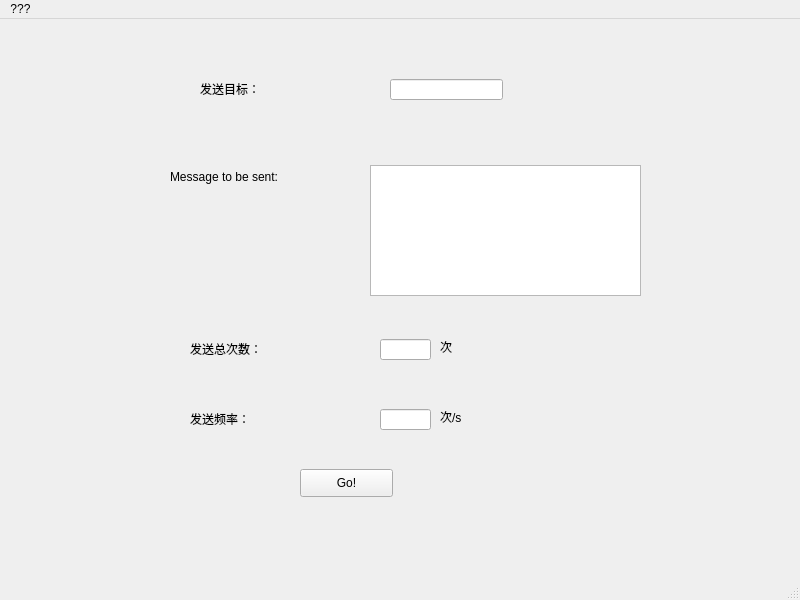
<?xml version="1.0" encoding="UTF-8"?>
<ui version="4.0">
 <class>MainWindow</class>
 <widget class="QMainWindow" name="MainWindow">
  <property name="geometry">
   <rect>
    <x>0</x>
    <y>0</y>
    <width>800</width>
    <height>600</height>
   </rect>
  </property>
  <property name="windowTitle">
   <string>MainWindow</string>
  </property>
  <widget class="QWidget" name="centralwidget">
   <widget class="QLabel" name="label">
    <property name="geometry">
     <rect>
      <x>200</x>
      <y>60</y>
      <width>191</width>
      <height>20</height>
     </rect>
    </property>
    <property name="text">
     <string>发送目标：</string>
    </property>
   </widget>
   <widget class="QPushButton" name="pushButton">
    <property name="geometry">
     <rect>
      <x>300</x>
      <y>450</y>
      <width>93</width>
      <height>28</height>
     </rect>
    </property>
    <property name="text">
     <string>Go!</string>
    </property>
   </widget>
   <widget class="QLineEdit" name="lineEdit">
    <property name="geometry">
     <rect>
      <x>390</x>
      <y>60</y>
      <width>113</width>
      <height>21</height>
     </rect>
    </property>
   </widget>
   <widget class="QLabel" name="label_2">
    <property name="geometry">
     <rect>
      <x>170</x>
      <y>150</y>
      <width>181</width>
      <height>16</height>
     </rect>
    </property>
    <property name="text">
     <string>Message to be sent:</string>
    </property>
   </widget>
   <widget class="QLabel" name="label_3">
    <property name="geometry">
     <rect>
      <x>190</x>
      <y>320</y>
      <width>131</width>
      <height>20</height>
     </rect>
    </property>
    <property name="text">
     <string>发送总次数：</string>
    </property>
   </widget>
   <widget class="QLineEdit" name="lineEdit_3">
    <property name="geometry">
     <rect>
      <x>380</x>
      <y>320</y>
      <width>51</width>
      <height>21</height>
     </rect>
    </property>
   </widget>
   <widget class="QLabel" name="label_4">
    <property name="geometry">
     <rect>
      <x>190</x>
      <y>390</y>
      <width>131</width>
      <height>20</height>
     </rect>
    </property>
    <property name="text">
     <string>发送频率：</string>
    </property>
   </widget>
   <widget class="QLineEdit" name="lineEdit_4">
    <property name="geometry">
     <rect>
      <x>380</x>
      <y>390</y>
      <width>51</width>
      <height>21</height>
     </rect>
    </property>
   </widget>
   <widget class="QLabel" name="label_5">
    <property name="geometry">
     <rect>
      <x>440</x>
      <y>390</y>
      <width>72</width>
      <height>15</height>
     </rect>
    </property>
    <property name="text">
     <string>次/s</string>
    </property>
   </widget>
   <widget class="QLabel" name="label_6">
    <property name="geometry">
     <rect>
      <x>440</x>
      <y>320</y>
      <width>72</width>
      <height>15</height>
     </rect>
    </property>
    <property name="text">
     <string>次</string>
    </property>
   </widget>
   <widget class="QTextEdit" name="textEdit">
    <property name="geometry">
     <rect>
      <x>370</x>
      <y>146</y>
      <width>271</width>
      <height>131</height>
     </rect>
    </property>
   </widget>
  </widget>
  <widget class="QMenuBar" name="menubar">
   <property name="geometry">
    <rect>
     <x>0</x>
     <y>0</y>
     <width>800</width>
     <height>26</height>
    </rect>
   </property>
   <widget class="QMenu" name="menuFile">
    <property name="title">
     <string>???</string>
    </property>
   </widget>
   <addaction name="menuFile"/>
  </widget>
  <widget class="QStatusBar" name="statusbar"/>
  <action name="action222">
   <property name="text">
    <string>222</string>
   </property>
  </action>
  <action name="action33">
   <property name="text">
    <string>33</string>
   </property>
  </action>
  <action name="actionc">
   <property name="text">
    <string>instruction:</string>
   </property>
  </action>
 </widget>
 <resources/>
 <connections/>
</ui>
